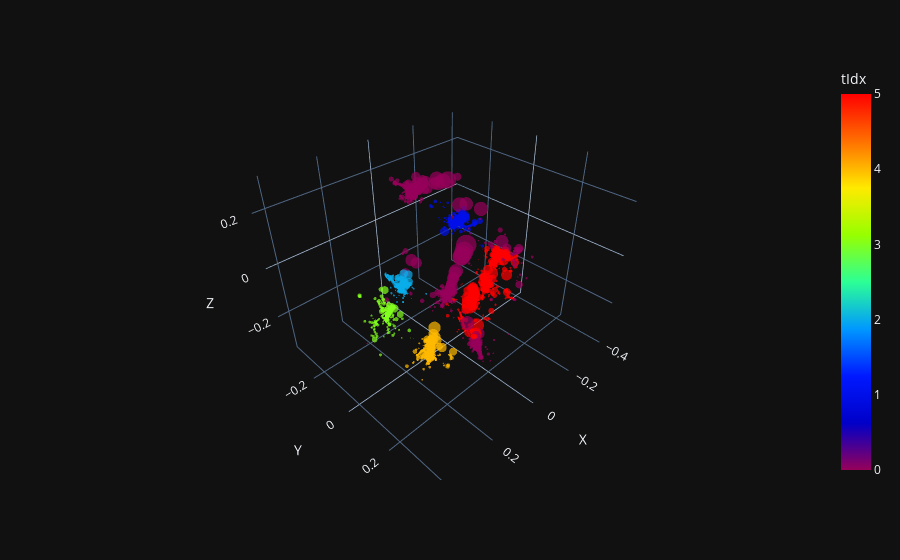

Notebook cell for this chart:
### Code cell
from src.logger.plotting_tools import shuffle_truth_colors
tidx = np.reshape(labels, (-1,1))
features =  dic["graph"].ndata["e_hits"]
data = {
            "X": X[:, 0].view(-1, 1).detach().cpu().numpy(),
            "Y": X[:, 1].view(-1, 1).detach().cpu().numpy(),
            "Z": X[:, 2].view(-1, 1).detach().cpu().numpy(),
            "tIdx": tidx,
            "features": features.view(-1, 1).detach().cpu().numpy(),
        }
hoverdict = {}
# if hoverfeat is not None:
#     for j in range(hoverfeat.shape[1]):
#         hoverdict["f_" + str(j)] = hoverfeat[:, j : j + 1]
#     data.update(hoverdict)

# if nidx is not None:
#     data.update({"av_same": av_same})

df = pd.DataFrame(
np.concatenate([data[k] for k in data], axis=1),
columns=[k for k in data],
)
df["orig_tIdx"] = df["tIdx"]
rdst = np.random.RandomState(1234567890)  # all the same
shuffle_truth_colors(df, "tIdx", rdst)

# hover_data = ["orig_tIdx", "idx"] + [k for k in hoverdict.keys()]
# if nidx is not None:
#     hover_data.append("av_same")
fig = px.scatter_3d(
df,
x="X",
y="Y",
z="Z",
color="tIdx",
size="features",
# hover_data=hover_data,
template="plotly_dark",
color_continuous_scale=px.colors.sequential.Rainbow,
)
fig.update_traces(marker=dict(line=dict(width=0)))

### Figure 1 — Plotly figure (JSON) as saved in the notebook; plotly's stock layout.template omitted (floating-point values rounded to 4 significant figures; data arrays with more than 128 entries replaced by an {"elided": "..."} marker saying what was removed)
{"data": [{"hovertemplate": "X=%{x}<br>Y=%{y}<br>Z=%{z}<br>features=%{marker.size}<br>tIdx=%{marker.color}<extra></extra>", "legendgroup": "", "marker": {"color": {"elided": "6503 int values"}, "coloraxis": "coloraxis", "line": {"width": 0}, "size": {"elided": "6503 float values"}, "sizemode": "area", "sizeref": 0.006561, "symbol": "circle"}, "mode": "markers", "name": "", "scene": "scene", "showlegend": false, "type": "scatter3d", "x": {"elided": "6503 float values"}, "y": {"elided": "6503 float values"}, "z": {"elided": "6503 float values"}}], "layout": {"coloraxis": {"colorbar": {"title": {"text": "tIdx"}}, "colorscale": [[0, "rgb(150,0,90)"], [0.125, "rgb(0,0,200)"], [0.25, "rgb(0,25,255)"], [0.375, "rgb(0,152,255)"], [0.5, "rgb(44,255,150)"], [0.625, "rgb(151,255,0)"], [0.75, "rgb(255,234,0)"], [0.875, "rgb(255,111,0)"], [1, "rgb(255,0,0)"]]}, "legend": {"itemsizing": "constant", "tracegroupgap": 0}, "margin": {"t": 60}, "scene": {"domain": {"x": [0, 1], "y": [0, 1]}, "xaxis": {"title": {"text": "X"}}, "yaxis": {"title": {"text": "Y"}}, "zaxis": {"title": {"text": "Z"}}}}}
